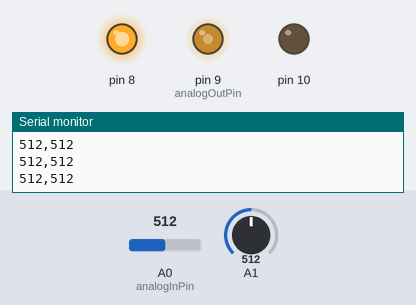
Bench run of a sketch on a simulated Arduino Leonardo, built with avr-gcc and run on an emulated ATmega32U4. On the bench: output pins drawn as LEDs (lit = HIGH), the last lines printed to the serial monitor. Inputs (shaded band) come from the test bench; at power-on: A0 (analogInPin) = 512, A1 = 512.

Above: at 1.2 s.
1.3 s: A0 (analogInPin) set to 206
At 2.5 s:
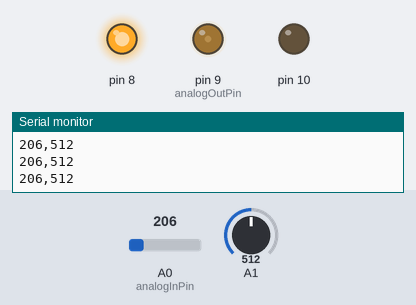
2.8 s: A0 (analogInPin) set to 183
At 3.2 s:
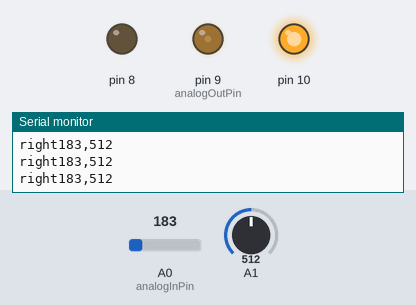
4.3 s: A1 set to 307
5.8 s: A1 set to 281
At 7.0 s:
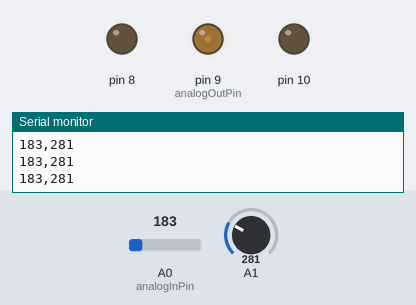
7.3 s: A0 (analogInPin) set to 306
At 8.2 s:
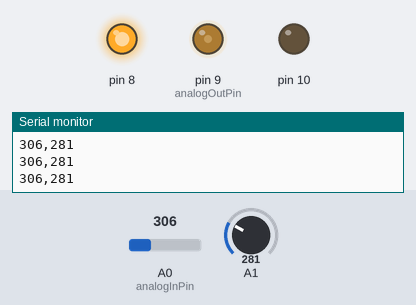
8.8 s: A0 (analogInPin) set to 0
At 9.2 s:
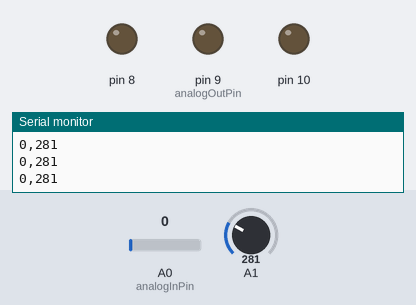
Timing chart, 0 to 11.3 s (numbered marks = the images above; inputs shaded):
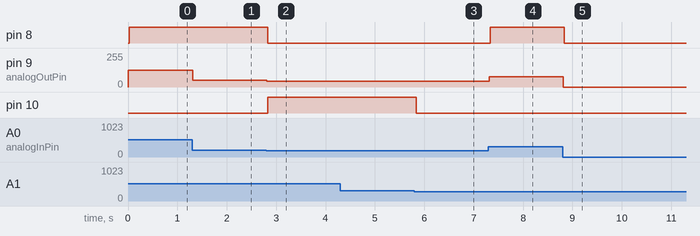

Measured:
- the behaviour switches between 200 and 199 on A0 (analogInPin) (found by bisection; images 1 and 2)
- the behaviour switches between 300 and 299 on A1 (found by bisection; images 2 and 3)
- after the input at 1.3 s, pin 9 (analogOutPin): 127/255 → 51/255 at once
- after the input at 2.8 s, pin 8: HIGH → LOW at once; pin 9 (analogOutPin): 51/255 → 45/255 at once; pin 10: LOW → HIGH at once
- after the input at 5.8 s, pin 10: HIGH → LOW at once
- after the input at 7.3 s, pin 8: LOW → HIGH at once; pin 9 (analogOutPin): 45/255 → 76/255 at once
- after the input at 8.8 s, pin 8: HIGH → LOW at once; pin 9 (analogOutPin): 76/255 → 0/255 at once

The sketch:

ANALOG_TO_SERIAL.CPP.ino
```cpp
#include "Mouse.h"
const int analogInPin = A0;  // Analog input pin that the potentiometer is attached to
const int analogOutPin = 9; // Analog output pin that the LED is attached to

int sensorValue = 0;        // value read from the pot
int sensorValue1 = 0;
int outputValue = 0;        // value output to the PWM (analog out)
boolean left_clicked=0;
boolean right_clicked=0;
//int clickState = 0;
void setup() {
  // initialize serial communications at 9600 bps:
  Serial.begin(9600);
  pinMode(8, OUTPUT);
  pinMode(10, OUTPUT);
  digitalWrite(8,LOW);
  digitalWrite(10,LOW);

}

void loop() {
  // read the analog in value:
  sensorValue = analogRead(analogInPin);
  sensorValue1 = analogRead(A1);
  // map it to the range of the analog out:
  outputValue = map(sensorValue, 0, 1023, 0, 255);
  // change the analog out value:
  analogWrite(analogOutPin, outputValue);

  // print the results to the serial monitor:
  //Serial.print("sensor = ");
  Serial.print(sensorValue);
  Serial.print(",");
  Serial.println(sensorValue1);

  //Serial.print("\t output = ");
  //Serial.println(outputValue);

  // wait 2 milliseconds before the next loop
  // for the analog-to-digital converter to settle
  // after the last reading:
  delay(20);

  if (sensorValue >= 200 && sensorValue1 >= 200) {
    // if the mouse is not pressed, press it:
    if (!left_clicked) {
      digitalWrite(8,HIGH);
      left_clicked=1;
    }
  }
  else {
    // if the mouse is pressed, release it:
    if (left_clicked) {
      digitalWrite(8,LOW);
      left_clicked=0;
    }
  }
  if (sensorValue < 200 && sensorValue1 >= 300) {
    // if the mouse is not pressed, press it:
    Serial.print("right");
    if (!right_clicked) {
      digitalWrite(10,HIGH);
      right_clicked=1;
    }
  }
  else {
    // if the mouse is pressed, release it:
    if (right_clicked){
      digitalWrite(10,LOW);
      right_clicked=0;
    }
  // else the mouse button is not pressed:

  }
}
```
